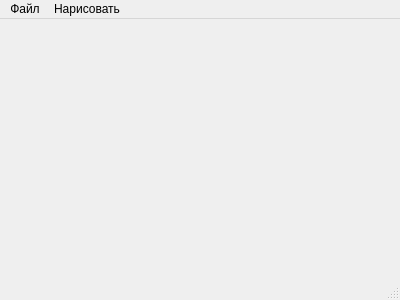
<?xml version="1.0" encoding="UTF-8"?>
<ui version="4.0">
 <class>MainWindow</class>
 <widget class="QMainWindow" name="MainWindow">
  <property name="geometry">
   <rect>
    <x>0</x>
    <y>0</y>
    <width>400</width>
    <height>300</height>
   </rect>
  </property>
  <property name="windowTitle">
   <string>MainWindow</string>
  </property>
  <widget class="QWidget" name="centralWidget">
   <layout class="QHBoxLayout" name="horizontalLayout"/>
  </widget>
  <widget class="QMenuBar" name="menuBar">
   <property name="geometry">
    <rect>
     <x>0</x>
     <y>0</y>
     <width>400</width>
     <height>21</height>
    </rect>
   </property>
   <widget class="QMenu" name="menu">
    <property name="title">
     <string>Файл</string>
    </property>
    <addaction name="action"/>
    <addaction name="action_3"/>
    <addaction name="action_4"/>
   </widget>
   <widget class="QMenu" name="menu_2">
    <property name="title">
     <string>Нарисовать</string>
    </property>
    <addaction name="action_2"/>
   </widget>
   <addaction name="menu"/>
   <addaction name="menu_2"/>
  </widget>
  <widget class="QStatusBar" name="statusBar"/>
  <action name="action">
   <property name="text">
    <string>Открыть</string>
   </property>
  </action>
  <action name="action_2">
   <property name="text">
    <string>Прямоугольник</string>
   </property>
  </action>
  <action name="action_3">
   <property name="text">
    <string>Получить цвет пикселя</string>
   </property>
  </action>
  <action name="action_4">
   <property name="text">
    <string>Сохранить изображение</string>
   </property>
  </action>
 </widget>
 <layoutdefault spacing="6" margin="11"/>
 <resources/>
 <connections/>
</ui>
